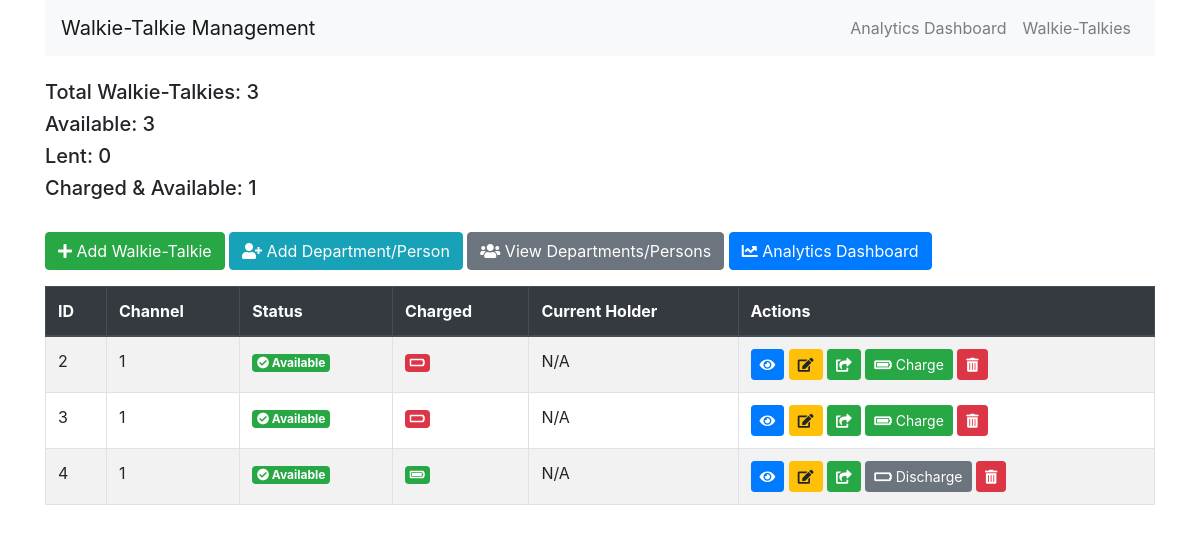
Before: / with the older database file.
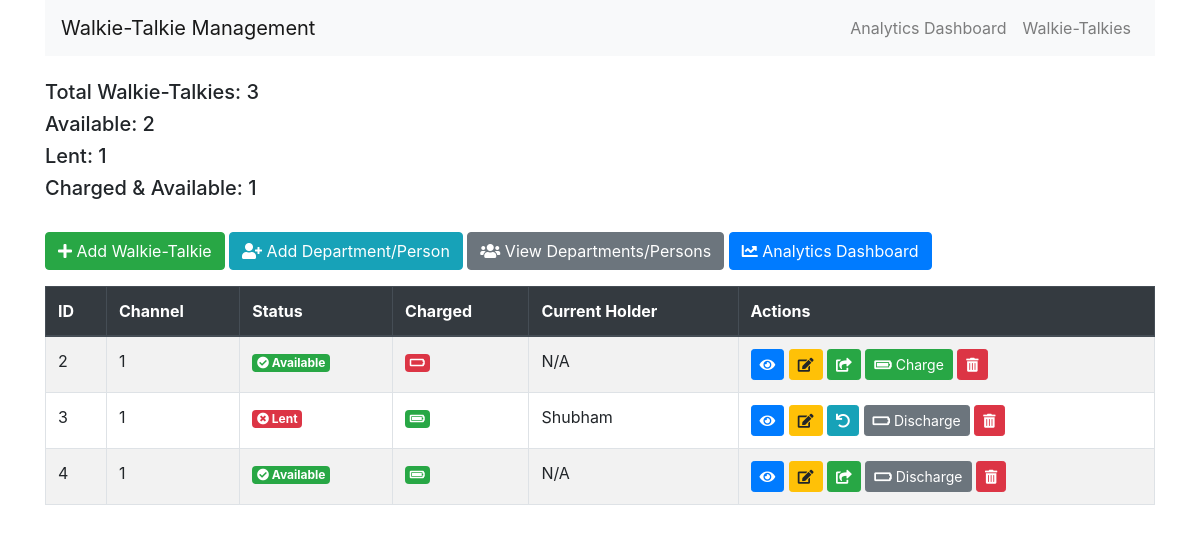
After: the same page with the newer database file.
### models.py (models this page shows)
class WalkieTalkie(db.Model):
    id = db.Column(db.Integer, primary_key=True)
    channel = db.Column(db.Integer, nullable=True, default=1)
    is_lent = db.Column(db.Boolean, default=False)
    current_holder = db.Column(db.String(100), nullable=True)
    is_charged = db.Column(db.Boolean, default=False)  # Default is now False (discharged)
    rental_history = db.relationship('Rental', backref='walkie_talkie', lazy=True)

### routes.py (the view)
@app.route('/')
def index():
    walkie_talkies = WalkieTalkie.query.all()
    total_wt = len(walkie_talkies)
    available_wt = WalkieTalkie.query.filter_by(is_lent=False).count()
    lent_wt = WalkieTalkie.query.filter_by(is_lent=True).count()
    charged_wt = WalkieTalkie.query.filter_by(is_lent=False, is_charged=True).count()
    return render_template('index.html', walkie_talkies=walkie_talkies, total_wt=total_wt,
                           available_wt=available_wt, lent_wt=lent_wt, charged_wt=charged_wt)

### templates/index.html (shortened to what the changed rows need)
{% extends 'base.html' %}
{% block content %}
<div class="row mb-4">
    <div class="col">
        <h5>Total Walkie-Talkies: {{ total_wt }}</h5>
        <h5>Available: {{ available_wt }}</h5>
        <h5>Lent: {{ lent_wt }}</h5>
        <h5>Charged & Available: {{ charged_wt }}</h5>
    </div>
</div>
<table class="table table-striped table-bordered">
    <thead class="thead-dark">
        <tr>
            <th>ID</th>
            <th>Channel</th>
            <th>Status</th>
            <th>Charged</th>
            <th>Current Holder</th>
            <th>Actions</th>
        </tr>
    </thead>
    <tbody>
        {% for wt in walkie_talkies %}
        <tr class="{% if wt.is_lent %}lent-row{% endif %}">
            <td>{{ wt.id }}</td>
            <td>{{ wt.channel }}</td>
            <td>
                {% if wt.is_lent %}
                    <span class="badge badge-danger" data-toggle="tooltip" title="Lent to {{ wt.current_holder }}">
                        <i class="fas fa-times-circle"></i> Lent
                    </span>
                {% else %}
                    <span class="badge badge-success" data-toggle="tooltip" title="Available for lending">
                        <i class="fas fa-check-circle"></i> Available
                    </span>
                {% endif %}
            </td>
            <td>
                {% if wt.is_charged %}
                    <span class="badge badge-success" data-toggle="tooltip" title="Fully Charged">
                        <i class="fas fa-battery-full"></i>
                    </span>
                {% else %}
                    <span class="badge badge-danger" data-toggle="tooltip" title="Not Charged">
                        <i class="fas fa-battery-empty"></i>
                    </span>
                {% endif %}
            </td>
            <td>{{ wt.current_holder or 'N/A' }}</td>
            <td>
                <a href="{{ url_for('view_walkie_talkie', wt_id=wt.id) }}" class="btn btn-sm btn-primary" data-toggle="tooltip" title="View Details">
                    <i class="fas fa-eye"></i>
                </a>
                <a href="{{ url_for('edit_walkie_talkie', wt_id=wt.id) }}" class="btn btn-sm btn-warning" data-toggle="tooltip" title="Edit">
                    <i class="fas fa-edit"></i>
                </a>
                {% if not wt.is_lent %}
                    <a href="{{ url_for('lend_walkie_talkie', wt_id=wt.id) }}" class="btn btn-sm btn-success" data-toggle="tooltip" title="Lend">
                        <i class="fas fa-share-square"></i>
                    </a>
                {% else %}
                  <a href="{{ url_for('return_walkie_talkie', wt_id=wt.id) }}"
                    class="btn btn-sm btn-info"
                    data-toggle="tooltip"
                    title="Return"
                    onclick="return confirm('Are you sure you want to return this walkie-talkie?');">
                    <i class="fas fa-undo"></i>
                  </a>
                {% endif %}
                <form action="{{ url_for('toggle_charge_status', wt_id=wt.id) }}" method="post" style="display:inline;">
                    <button type="submit" class="btn btn-sm {% if wt.is_charged %}btn-secondary{% else %}btn-success{% endif %}" data-toggle="tooltip" title="Toggle Charge Status">
                        {% if wt.is_charged %}
                            <i class="fas fa-battery-empty"></i> Discharge
                        {% else %}
                            <i class="fas fa-battery-full"></i> Charge
                        {% endif %}
                    </button>
                </form>
                <form action="{{ url_for('delete_walkie_talkie', wt_id=wt.id) }}" method="post" style="display:inline;">
                    <button type="submit" class="btn btn-sm btn-danger" onclick="return confirm('Are you sure you want to delete this walkie-talkie?');" data-toggle="tooltip" title="Delete">
                        <i class="fas fa-trash-alt"></i>
                    </button>
                </form>
            </td>
        </tr>
        {% endfor %}
    </tbody>
</table>
{% endblock %}

Changed rows visible on the page:
changed WalkieTalkie id 3: current_holder "N/A" → "Shubham"; is_lent "Available" → "Lent"; is_charged "Charge" → "Discharge"
Other visible differences:
{{ available_wt }}: "3" → "2"
{{ lent_wt }}: "0" → "1"
